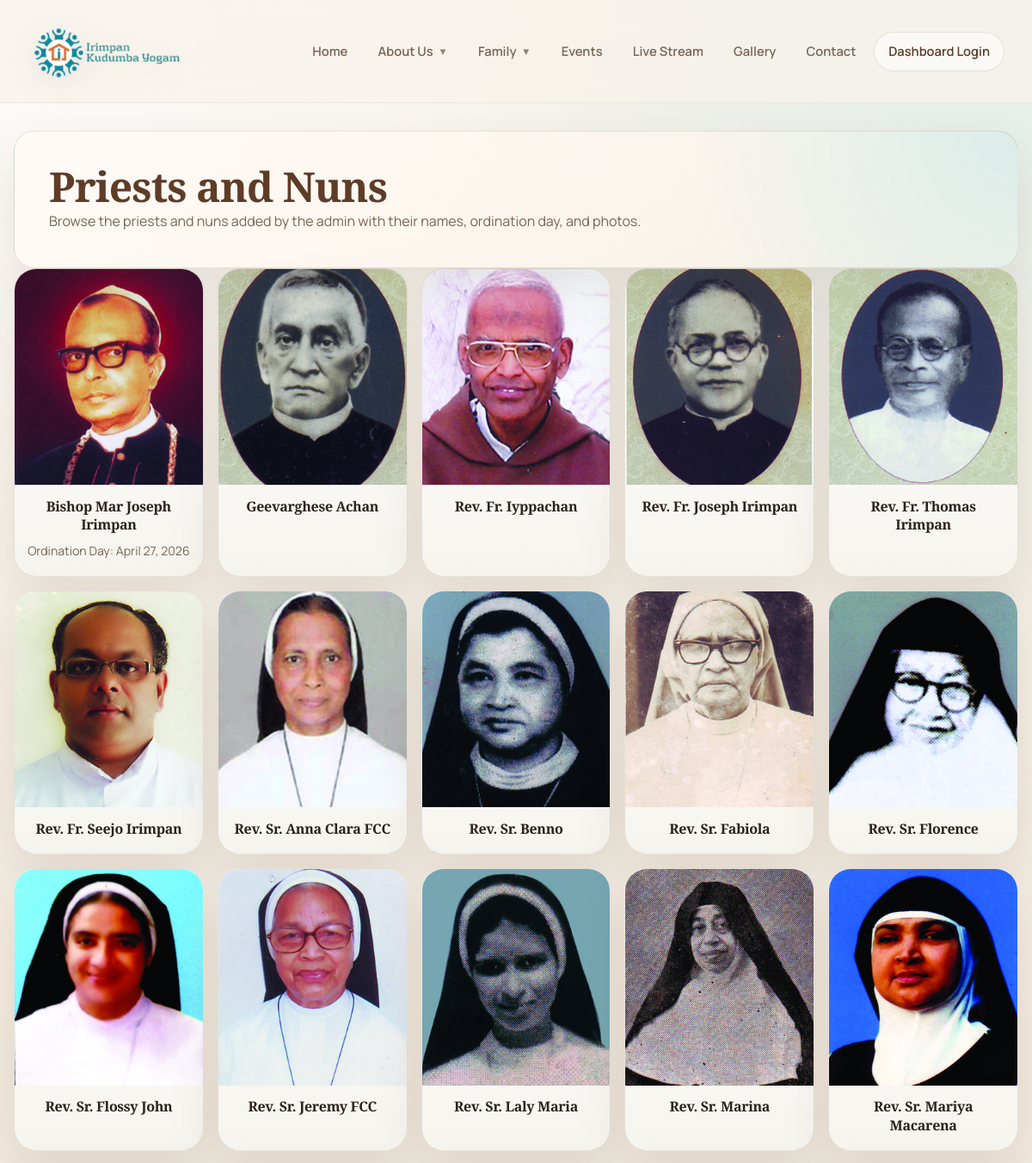
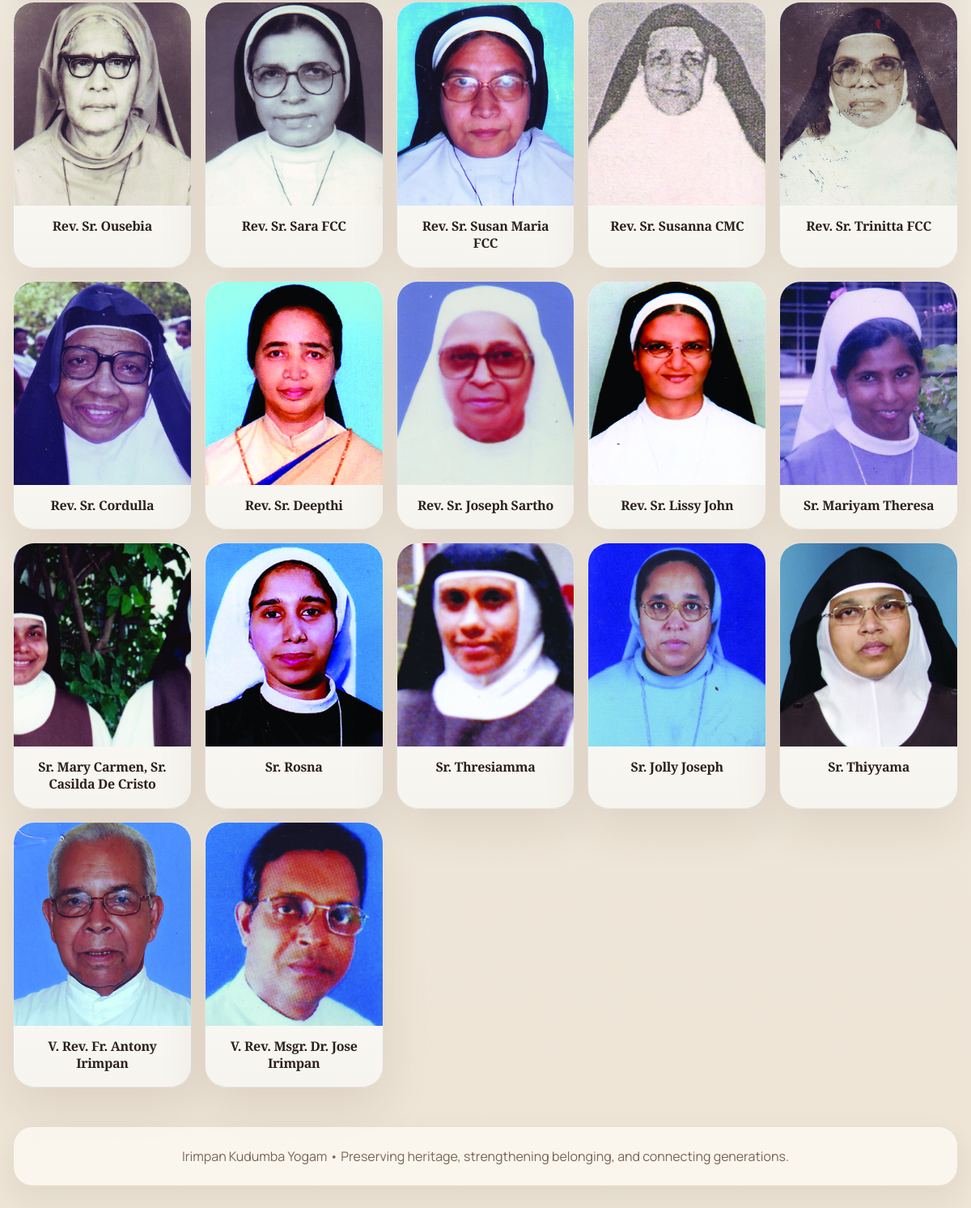
Screenshot of /priests-and-nuns/ with the database file from the repository (2 pictures, top to bottom).
### tree/models.py (models this page shows, shortened)
class ClergyMember(models.Model):
    name = models.CharField(max_length=200)
    ordination_day = models.DateField(null=True, blank=True)
    image = models.ImageField(upload_to='priest/')
    class Meta:
        ordering = ['id']

### tree/views.py (the view)
# urls.py: path('priests-and-nuns/', views.priests_and_nuns, name='priests_and_nuns'),
def priests_and_nuns(request):
    clergy_members = ClergyMember.objects.all()
    return render(request, 'tree/priests_and_nuns.html', {
        'clergy_members': clergy_members,
    })

### tree/context_processors.py (called while the page is built)
def navigation_context(request):
    return live_stream_context(request)

### tree/models.py (called while the page is built, shortened)
    @property
    def youtube_video_id(self):
        url = (self.youtube_url or '').strip()
        if not url:
            return ''
        parsed = urlparse(url)
        host = (parsed.netloc or '').lower()
        if 'youtu.be' in host:
            return parsed.path.strip('/').split('/')[0]
        if 'youtube.com' in host:
            if parsed.path == '/watch':
                return parse_qs(parsed.query).get('v', [''])[0]
        return ''

    @property
    def embed_url(self):
        video_id = self.youtube_video_id
        if not video_id:
            return ''
        return f'https://www.youtube.com/embed/{video_id}?autoplay=1&rel=0'

    @classmethod
    def increment(cls, key='public-site'):
        counter, _ = cls.objects.get_or_create(key=key)
        cls.objects.filter(pk=counter.pk).update(total_visits=F('total_visits') + 1)

### tree/views.py (called while the page is built)
def _valid_live_streams():
    streams = []
    for stream in LiveStreamSettings.objects.order_by('-is_active', '-updated_at', '-id'):
        if not stream.embed_url:
            continue
        streams.append(stream)
    return streams

def live_stream_context(request):
    active_streams = [stream for stream in _valid_live_streams() if stream.is_active]
    return {
        'nav_live_streams': active_streams,
        'nav_live_stream': active_streams[0] if active_streams else None,
    }

### tree/templates/tree/priests_and_nuns.html (shortened to what this page needs)
{% extends "tree/base.html" %}
{% block content %}
<section class="hero-band">
  <h1 class="section-title">Priests and Nuns</h1>
  <p class="section-sub">Browse the priests and nuns added by the admin with their names, ordination day, and photos.</p>
</section>
<section class="clergy-grid">
  {% for person in clergy_members %}
  <article class="clergy-card">
    {% if person.image %}
    <img src="{{ person.image.url }}" alt="{{ person.name }}" class="clergy-photo">
    {% endif %}
    <div class="clergy-body">
      <h2 class="clergy-name">{{ person.name }}</h2>
      {% if person.ordination_day %}
      <p class="clergy-meta">Ordination Day: {{ person.ordination_day|date:"F j, Y" }}</p>
      {% endif %}
    </div>
  </article>
  {% empty %}
  <div class="clergy-empty">No priests or nuns have been added yet.</div>
  {% endfor %}
</section>
{% endblock %}

### tree/templates/tree/base.html (style rules this page uses)
:root { --bg: #f3efe6; --surface: rgba(255, 252, 246, 0.86); --surface-soft: #f6f0e6; --border: rgba(112, 82, 44, 0.14); --line: rgba(112, 82, 44, 0.08); --brand: #7f5539; --brand-strong: #5e3c27; --brand-soft: #a27048; --accent: #0f766e; --text: #2b221b; --text-dim: #776455; --male: #2c6893; --female: #a05078; --danger: #8b3a3a; --radius: 24px; --radius-lg: 34px; --shadow: 0 24px 60px rgba(70, 43, 24, 0.10); --shadow-soft: 0 14px 34px rgba(70, 43, 24, 0.07); --container: 1240px; }
* { box-sizing: border-box; margin: 0; padding: 0; }
html { scroll-behavior: smooth; }
body { min-height: 100vh; background: radial-gradient(circle at top left, rgba(255, 255, 255, 0.75), transparent 26%), radial-gradient(circle at top right, rgba(218, 237, 234, 0.7), transparent 24%), linear-gradient(180deg, #f8f3eb 0%, #f2ebdf 42%, #ede4d6 100%); color: var(--text); font-family: 'Manrope', sans-serif; line-height: 1.65; position: relative; }
body::before { content: ""; position: fixed; inset: 0; pointer-events: none; background-image: linear-gradient(rgba(127, 85, 57, 0.03) 1px, transparent 1px), linear-gradient(90deg, rgba(127, 85, 57, 0.03) 1px, transparent 1px); background-size: 36px 36px; mask-image: linear-gradient(180deg, rgba(0,0,0,0.32), transparent 82%); }
img { max-width: 100%; }
h1, h2, h3, h4 { font-family: 'Cormorant Garamond', serif; font-weight: 600; line-height: 0.98; letter-spacing: -0.02em; }
p { color: var(--text-dim); }
.card, .info-card, .hero-band, .surface-card { background: var(--surface); border: 1px solid var(--border); border-radius: var(--radius); box-shadow: var(--shadow); backdrop-filter: blur(16px); }
.hero-band { padding: clamp(1.5rem, 4vw, 2.5rem); background: radial-gradient(circle at top right, rgba(216, 236, 233, 0.9), transparent 32%), linear-gradient(135deg, rgba(255, 250, 245, 0.92), rgba(248, 241, 231, 0.92)); }
.section-title { font-size: clamp(2rem, 4vw, 3.35rem); color: var(--brand-strong); margin-bottom: 0.25rem; }
.section-sub { max-width: 760px; color: var(--text-dim); font-size: 1rem; }

### tree/templates/tree/priests_and_nuns.html (style rules this page uses)
.clergy-grid { display: grid; grid-template-columns: repeat(auto-fit, minmax(190px, 1fr)); gap: 1rem; }
.clergy-card { background: linear-gradient(180deg, rgba(255,255,255,0.98), rgba(246,244,238,0.98)); border: 1px solid var(--border); border-radius: 26px; box-shadow: var(--shadow); overflow: hidden; }
.clergy-photo { display: block; width: 100%; aspect-ratio: 1 / 1.15; object-fit: cover; background: var(--surface2); }
.clergy-body { padding: 0.9rem 0.9rem 1.1rem; text-align: center; }
.clergy-name { color: var(--cream); font-size: 1rem; line-height: 1.35; margin: 0; }
.clergy-meta { color: var(--text-dim); font-size: 0.88rem; margin-top: 0.45rem; }

### rows the page displays
ClergyMember: image (picture), name "Bishop Mar Joseph Irimpan", ordination_day "April 27, 2026"
ClergyMember: image (picture), name "Geevarghese Achan"
ClergyMember: image (picture), name "Rev. Fr. Iyppachan"
ClergyMember: image (picture), name "Rev. Fr. Joseph Irimpan"
ClergyMember: image (picture), name "Rev. Fr. Thomas Irimpan"
ClergyMember: image (picture), name "Rev. Fr. Seejo Irimpan"
ClergyMember: image (picture), name "Rev. Sr. Anna Clara FCC"
ClergyMember: image (picture), name "Rev. Sr. Benno"
ClergyMember: image (picture), name "Rev. Sr. Fabiola"
ClergyMember: image (picture), name "Rev. Sr. Florence"
ClergyMember: image (picture), name "Rev. Sr. Flossy John"
ClergyMember: image (picture), name "Rev. Sr. Jeremy FCC"
ClergyMember: image (picture), name "Rev. Sr. Laly Maria"
ClergyMember: image (picture), name "Rev. Sr. Marina"
ClergyMember: image (picture), name "Rev. Sr. Mariya Macarena"
ClergyMember: image (picture), name "Rev. Sr. Ousebia"
ClergyMember: image (picture), name "Rev. Sr. Sara FCC"
ClergyMember: image (picture), name "Rev. Sr. Susan Maria FCC"
ClergyMember: image (picture), name "Rev. Sr. Susanna CMC"
ClergyMember: image (picture), name "Rev. Sr. Trinitta FCC"
ClergyMember: image (picture), name "Rev. Sr. Cordulla"
ClergyMember: image (picture), name "Rev. Sr. Deepthi"
ClergyMember: image (picture), name "Rev. Sr. Joseph Sartho"
ClergyMember: image (picture), name "Rev. Sr. Lissy John"
ClergyMember: image (picture), name "Sr. Mariyam Theresa"
ClergyMember: image (picture), name "Sr. Mary Carmen, Sr. Casilda De Cristo"
ClergyMember: image (picture), name "Sr. Rosna"
ClergyMember: image (picture), name "Sr. Thresiamma"
ClergyMember: image (picture), name "Sr. Jolly Joseph"
ClergyMember: image (picture), name "Sr. Thiyyama"
ClergyMember: image (picture), name "V. Rev. Fr. Antony Irimpan"
ClergyMember: image (picture), name "V. Rev. Msgr. Dr. Jose Irimpan"
